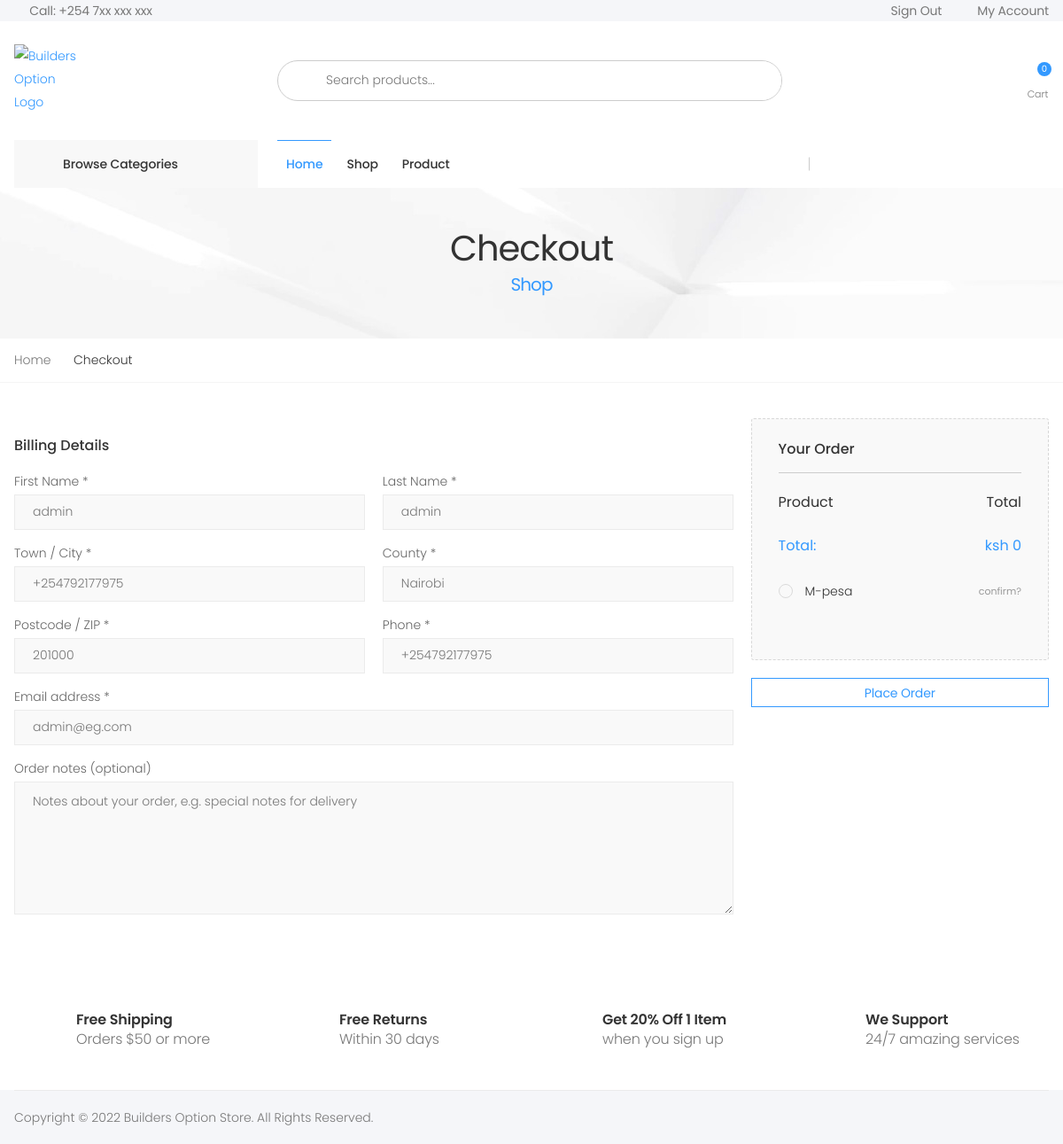
Page /checkout (signed in) on the committed database.
### cart/models.py (models this page shows, shortened)
class Cart(models.Model):
    creation_date = models.DateTimeField(verbose_name=_('creation date'))
    checked_out = models.BooleanField(default=False, verbose_name=_('checked out'))
    class Meta:
        verbose_name = _('cart')
        verbose_name_plural = _('carts')
        ordering = ('-creation_date',)

### main/models.py (models this page shows, shortened)
class BillingAddress(models.Model):
    user = models.ForeignKey(get_user_model(), on_delete=models.CASCADE)
    firstname = models.CharField(max_length=100)
    lastname = models.CharField(max_length=100)
    postcode = models.CharField(max_length=100)
    county = models.CharField(max_length=100)
    town = models.CharField(max_length=100)
    phone = models.CharField(max_length=100)
    email = models.EmailField(max_length=100)

### main/views.py (the view, shortened to what this page needs)
# urls.py: path('checkout', views.checkout, name="checkout")
@login_required(login_url='/users/sign-in')
def checkout(request):
    cats = Category.objects.all()
    cart = Cart(request)
    context = {
        "cart": cart,
        "categories": cats
    }
    user = request.user
    try:
        bill_add = BillingAddress.objects.get(user_id=user.id)
        context['billing_address'] = bill_add
    except BillingAddress.DoesNotExist:
        context['billing_address'] = None
    return render(request, 'main/checkout.html', context)

### cart/cart.py (called while the page is built)
    def __iter__(self):
        for item in self.cart.item_set.all():
            yield item

    def new(self, request):
        cart = models.Cart(creation_date=datetime.datetime.now())
        cart.save()
        request.session[CART_ID] = cart.id
        return cart

    def count(self):
        result = 0
        for item in self.cart.item_set.all():
            result += 1 * item.quantity
        return result

    def summary(self):
        result = 0
        for item in self.cart.item_set.all():
            result += item.total_price
        return result

### main/models.py (called while the page is built)
    def __str__(self):
        return self.name

    def get_url(self):
        return f'{self.name}~{self.id}'

### templates/main/checkout.html (shortened to what this page needs)
{% extends "base.html" %}
{% load static %}
{% block content %}
    {% include 'partials/nav.html' %}
        <main class="main">
        	<div class="page-header text-center" style="background-image: url({% static 'assets/images/page-header-bg.jpg' %})">
        		<div class="container">
        			<h1 class="page-title">Checkout<span>Shop</span></h1>
        		</div>
        	</div>
            <nav aria-label="breadcrumb" class="breadcrumb-nav">
                <div class="container">
                    <ol class="breadcrumb">
                        <li class="breadcrumb-item"><a href="{% url 'home' %}">Home</a></li>
                        <li class="breadcrumb-item active" aria-current="page">Checkout</li>
                    </ol>
                </div>
            </nav>
            <div class="page-content">
            	<div class="checkout">
	                <div class="container">
            			<form action="{% url 'checkout' %}" method="post">
		                	<div class="row">
		                		<div class="col-lg-9">
		                			{% if billing_address %}
                                        <h2 class="checkout-title">Billing Details</h2>
		                				<div class="row">
		                					<div class="col-sm-6">
		                						<label>First Name *</label>
		                						<input type="text" class="form-control" name="firstname" value="{{ billing_address.firstname }}" required>
		                					</div>
		                					<div class="col-sm-6">
		                						<label>Last Name *</label>
		                						<input type="text" class="form-control" name="lastname" value="{{ billing_address.lastname }}" required>
		                					</div>
		                				</div>
	            						<div class="row">
		                					<div class="col-sm-6">
		                						<label>Town / City *</label>
		                						<input type="text" class="form-control" name="town" value="{{ billing_address.town }}" required>
		                					</div>
		                					<div class="col-sm-6">
		                						<label>County *</label>
		                						<input type="text" class="form-control" name="county" value="{{ billing_address.county }}" required>
		                					</div>
		                				</div>
		                				<div class="row">
		                					<div class="col-sm-6">
		                						<label>Postcode / ZIP *</label>
		                						<input type="text" class="form-control" name="postcode" value="{{ billing_address.postcode }}" required>
		                					</div>
		                					<div class="col-sm-6">
		                						<label>Phone *</label>
		                						<input type="tel" class="form-control" name="phone" value="{{ billing_address.phone }}" required>
		                					</div>
		                				</div>
	                					<label>Email address *</label>
	        							<input type="email" class="form-control" name="email" value="{{ billing_address.email }}" required>
	                					<label>Order notes (optional)</label>
	        							<textarea class="form-control" cols="30" name="notes" rows="4" placeholder="Notes about your order, e.g. special notes for delivery"></textarea>
                                    {% endif %}
		                		</div>
		                		<aside class="col-lg-3">
		                			<div class="summary">
		                				<h3 class="summary-title">Your Order</h3>
		                				<table class="table table-summary">
		                					<thead>
		                						<tr>
		                							<th>Product</th>
		                							<th>Total</th>
		                						</tr>
		                					</thead>
		                					<tbody>
		                						<tr class="summary-total">
		                							<td>Total:</td>
		                							<td>ksh {{ cart.summary }}</td>
		                						</tr>
		                					</tbody>
		                				</table>
		                				<div class="accordion-summary" id="accordion-payment">
										    <div class="card">
										        <div class="card-header" id="heading-4">
										            <h2 class="card-title">
										                <a class="collapsed" role="button" data-toggle="collapse" href="#collapse-4" aria-expanded="false" aria-controls="collapse-4">
										                    M-pesa <small class="float-right paypal-link">confirm?</small>
										                </a>
										            </h2>
										        </div>
										        </div>
										    </div>
										</div>
		                				<button type="submit" class="btn btn-outline-primary-2 btn-order btn-block">
		                					<span class="btn-text">Place Order</span>
		                				</button>
		                			</div>
		                	</div>
	                </div>
                </div>
        </main>
{% endblock %}

### templates/partials/nav.html (shortened to what this page needs)
{% load static %}
<header class="header header-intro-clearance header-4">
    <div class="header-middle">
        <div class="container">
            <div class="header-left">
                <a href="{% url 'home' %}" class="logo">
                    <img src="{% static 'assets/images/logo.jpeg' %}" alt="Builders Option Logo" width="70" height="auto">
                </a>
            </div>
            <div class="header-center">
                <div class="header-search header-search-extended header-search-visible d-none d-lg-block">
                    <form action="{% url 'search' %}" method="get" value="{{ request.GET.q }}">
                        <div class="header-search-wrapper search-wrapper-wide">
                            <button class="btn btn-primary" type="submit" name="submit"><i class="icon-search"></i></button>
                            <input type="search" class="form-control" name="q" id="q" placeholder="Search products..." required>
                        </div>
                    </form>
                </div>
            </div>
            <div class="header-right">
                <div class="dropdown cart-dropdown">
                    <a href="#" class="dropdown-toggle" role="button" data-toggle="dropdown" aria-haspopup="true" aria-expanded="false" data-display="static">
                        <div class="icon">
                            <i class="icon-shopping-cart"></i>
                            <span class="cart-count">{{ cart.count }}</span>
                        </div>
                        <p>Cart</p>
                    </a>
                </div>
            </div>
        </div>
    </div>
    <div class="header-bottom sticky-header">
        <div class="container">
            <div class="header-left">
                <div class="dropdown category-dropdown">
                    <a href="#" class="dropdown-toggle" role="button" data-toggle="dropdown" aria-haspopup="true" aria-expanded="false" data-display="static" title="Browse Categories">
                        Browse Categories <i class="icon-angle-down"></i>
                    </a>
                </div>
            </div>
            <div class="header-center">
                <nav class="main-nav">
                    <ul class="menu">
                        <li class="megamenu-container active">
                            <a href="{% url 'home' %}" class="">Home</a>
                        </li>
                        <li>
                            <a href="category.html" class="">Shop</a>
                        </li>
                        <li>
                            <a href="product.html" class="">Product</a>
                        </li>
                    </ul>
                </nav>
            </div>
        </div>
    </div>
</header>

### static/assets/css/skins/skin-demo-4.css (style rules this page uses)
a { color:#39f }
.header-3 .header-search-extended .btn,.header-4 .header-search-extended .btn { background-color:transparent;color:#333 }
.btn-primary { color:#fff;background-color:#39f;border-color:#39f;box-shadow:none }
.btn-outline-primary-2 { color:#39f;background-color:transparent;background-image:none;border-color:#39f;box-shadow:none }
.card-title a { color:#39f }
.card-title a:before { color:#39f }
.page-header h1 span { color:#39f }
.cart-dropdown .cart-count { background-color:#39f }
.menu li:hover>a,.menu li.show>a,.menu li.active>a { color:#39f }
.header-bottom .menu>li>a:before { background-color:#39f }
.category-dropdown .dropdown-toggle:before { background-color:#39f }
.header-4 .header-search .header-search-wrapper { border-color:#39f }
.table.table-summary .summary-total td { color:#39f }
.accordion-summary .card-title a:before { border-color:#39f }
.accordion-summary .card-title a:after { background-color:#39f }

### rows in the picture
BillingAddress: firstname "admin", lastname "admin", town "+254792177975", county "Nairobi", postcode "201000", phone "+254792177975", email "admin@eg.com"
